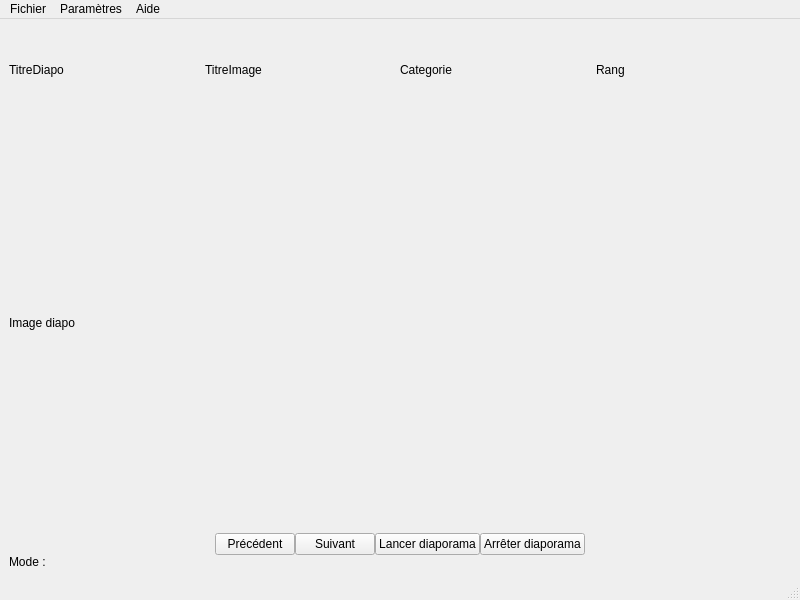
<?xml version="1.0" encoding="UTF-8"?>
<ui version="4.0">
 <class>lecteurVue</class>
 <widget class="QMainWindow" name="lecteurVue">
  <property name="geometry">
   <rect>
    <x>0</x>
    <y>0</y>
    <width>800</width>
    <height>600</height>
   </rect>
  </property>
  <property name="windowTitle">
   <string>lecteurVue</string>
  </property>
  <widget class="QWidget" name="centralwidget">
   <layout class="QHBoxLayout" name="horizontalLayout">
    <item>
     <layout class="QVBoxLayout" name="verticalLayout" stretch="1,5,1,0">
      <property name="spacing">
       <number>0</number>
      </property>
      <item>
       <layout class="QHBoxLayout" name="horizontalLayout_3">
        <item>
         <widget class="QLabel" name="titreDiapo">
          <property name="text">
           <string>TitreDiapo</string>
          </property>
         </widget>
        </item>
        <item>
         <widget class="QLabel" name="titreImage">
          <property name="text">
           <string>TitreImage</string>
          </property>
         </widget>
        </item>
        <item>
         <widget class="QLabel" name="categorieImage">
          <property name="text">
           <string>Categorie</string>
          </property>
         </widget>
        </item>
        <item>
         <widget class="QLabel" name="rangImage">
          <property name="text">
           <string>Rang</string>
          </property>
         </widget>
        </item>
       </layout>
      </item>
      <item>
       <widget class="QLabel" name="imageDiapo">
        <property name="text">
         <string>Image diapo</string>
        </property>
       </widget>
      </item>
      <item>
       <layout class="QHBoxLayout" name="horizontalLayout_4">
        <item>
         <spacer name="horizontalSpacer">
          <property name="orientation">
           <enum>Qt::Horizontal</enum>
          </property>
          <property name="sizeHint" stdset="0">
           <size>
            <width>40</width>
            <height>20</height>
           </size>
          </property>
         </spacer>
        </item>
        <item>
         <widget class="QPushButton" name="bPrecedent">
          <property name="text">
           <string>Précédent</string>
          </property>
         </widget>
        </item>
        <item>
         <widget class="QPushButton" name="bSuivant">
          <property name="text">
           <string>Suivant</string>
          </property>
         </widget>
        </item>
        <item>
         <widget class="QPushButton" name="bLancerDiapo">
          <property name="text">
           <string>Lancer diaporama</string>
          </property>
         </widget>
        </item>
        <item>
         <widget class="QPushButton" name="bArret">
          <property name="text">
           <string>Arrêter diaporama</string>
          </property>
         </widget>
        </item>
        <item>
         <spacer name="horizontalSpacer_2">
          <property name="orientation">
           <enum>Qt::Horizontal</enum>
          </property>
          <property name="sizeHint" stdset="0">
           <size>
            <width>40</width>
            <height>20</height>
           </size>
          </property>
         </spacer>
        </item>
       </layout>
      </item>
      <item>
       <layout class="QVBoxLayout" name="verticalLayout_2">
        <item>
         <widget class="QLabel" name="mode">
          <property name="text">
           <string>Mode :</string>
          </property>
         </widget>
        </item>
       </layout>
      </item>
     </layout>
    </item>
   </layout>
  </widget>
  <widget class="QMenuBar" name="menubar">
   <property name="geometry">
    <rect>
     <x>0</x>
     <y>0</y>
     <width>800</width>
     <height>26</height>
    </rect>
   </property>
   <widget class="QMenu" name="menuFichier">
    <property name="title">
     <string>Fichier</string>
    </property>
    <addaction name="actionChargerDiapo"/>
    <addaction name="actionQuitter"/>
   </widget>
   <widget class="QMenu" name="menuParam_tres">
    <property name="title">
     <string>Paramètres</string>
    </property>
    <addaction name="actionVitesseDefilement"/>
    <addaction name="actionEnleverDiapo"/>
   </widget>
   <widget class="QMenu" name="menuAide">
    <property name="title">
     <string>Aide</string>
    </property>
    <addaction name="actionAPropos"/>
   </widget>
   <addaction name="menuFichier"/>
   <addaction name="menuParam_tres"/>
   <addaction name="menuAide"/>
  </widget>
  <widget class="QStatusBar" name="statusbar"/>
  <action name="actionQuitter">
   <property name="text">
    <string>Quitter</string>
   </property>
  </action>
  <action name="actionVitesseDefilement">
   <property name="text">
    <string>Vitesse de défilement</string>
   </property>
  </action>
  <action name="actionChargerDiapo">
   <property name="text">
    <string>Charger diaporama</string>
   </property>
  </action>
  <action name="actionEnleverDiapo">
   <property name="text">
    <string>Enlever diaporama</string>
   </property>
  </action>
  <action name="actionAPropos">
   <property name="text">
    <string>A propos</string>
   </property>
  </action>
  <action name="actionAutomatique">
   <property name="checkable">
    <bool>false</bool>
   </property>
   <property name="checked">
    <bool>false</bool>
   </property>
   <property name="enabled">
    <bool>true</bool>
   </property>
   <property name="text">
    <string>Automatique</string>
   </property>
  </action>
  <action name="actionManuel">
   <property name="text">
    <string>Manuel</string>
   </property>
  </action>
 </widget>
 <resources/>
 <connections/>
</ui>
